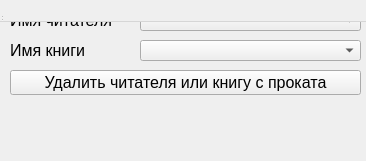
<?xml version="1.0" encoding="UTF-8"?>
<ui version="4.0">
 <class>MainWindow</class>
 <widget class="QWidget" name="MainWindow">
  <property name="geometry">
   <rect>
    <x>0</x>
    <y>0</y>
    <width>366</width>
    <height>161</height>
   </rect>
  </property>
  <property name="windowTitle">
   <string>MainWindow</string>
  </property>
  <widget class="QWidget" name="centralwidget">
   <widget class="QLabel" name="label">
    <property name="geometry">
     <rect>
      <x>10</x>
      <y>10</y>
      <width>121</width>
      <height>21</height>
     </rect>
    </property>
    <property name="font">
     <font>
      <pointsize>12</pointsize>
     </font>
    </property>
    <property name="text">
     <string>Имя читателя</string>
    </property>
   </widget>
   <widget class="QComboBox" name="box_del_reader">
    <property name="geometry">
     <rect>
      <x>140</x>
      <y>10</y>
      <width>221</width>
      <height>21</height>
     </rect>
    </property>
    <property name="font">
     <font>
      <pointsize>12</pointsize>
     </font>
    </property>
   </widget>
   <widget class="QPushButton" name="btn_del_reader">
    <property name="geometry">
     <rect>
      <x>10</x>
      <y>70</y>
      <width>351</width>
      <height>25</height>
     </rect>
    </property>
    <property name="font">
     <font>
      <pointsize>12</pointsize>
     </font>
    </property>
    <property name="text">
     <string>Удалить читателя или книгу с проката</string>
    </property>
   </widget>
   <widget class="QComboBox" name="comboBox">
    <property name="geometry">
     <rect>
      <x>140</x>
      <y>40</y>
      <width>221</width>
      <height>21</height>
     </rect>
    </property>
   </widget>
   <widget class="QLabel" name="label_2">
    <property name="geometry">
     <rect>
      <x>10</x>
      <y>40</y>
      <width>121</width>
      <height>21</height>
     </rect>
    </property>
    <property name="font">
     <font>
      <pointsize>12</pointsize>
     </font>
    </property>
    <property name="text">
     <string>Имя книги</string>
    </property>
   </widget>
  </widget>
  <widget class="QMenuBar" name="menubar">
   <property name="geometry">
    <rect>
     <x>0</x>
     <y>0</y>
     <width>366</width>
     <height>22</height>
    </rect>
   </property>
  </widget>
  <widget class="QStatusBar" name="statusbar"/>
 </widget>
 <resources/>
 <connections/>
</ui>
